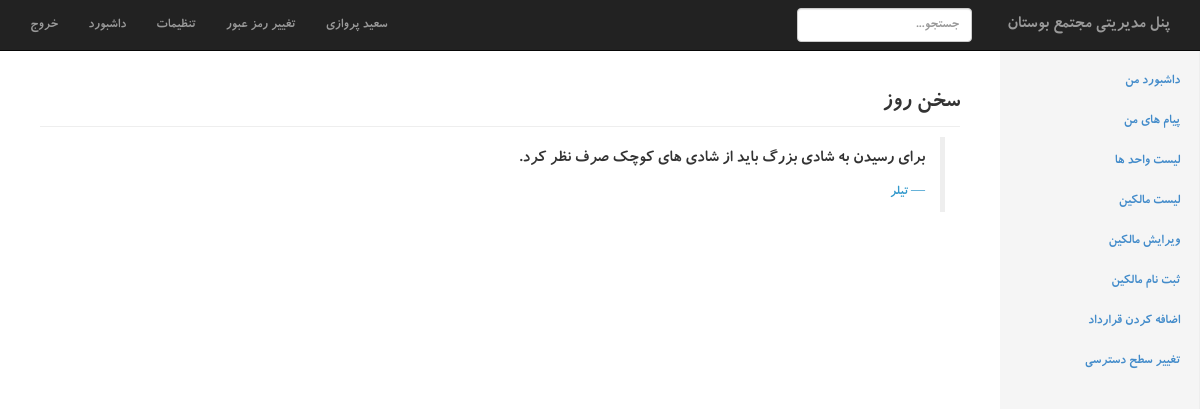
The page /index.php (signed in) on the database its author committed.
### tables this page shows
CREATE TABLE IF NOT EXISTS `quotations` (
`id` int(11) NOT NULL,
  `author` varchar(255) NOT NULL,
  `text` varchar(255) NOT NULL
);

### include/home.php (the view)
<h3 class="sub-header">سخن روز</h3>
<div class="col-lg-12 col-md-12">
<?php
	$quotations_query = "SELECT * FROM quotations ORDER BY RAND() LIMIT 1 ; ";
	$quotations_result = $mysqli->query($quotations_query);
	$quotations_row = $quotations_result->fetch_assoc();
?>
<blockquote class="blockquote-reverse">
  <p><?php echo $quotations_row['text']; ?></p>
  <footer style="direction:rtl;color:#3399CC"><?php echo $quotations_row['author']; ?></footer>
</blockquote>
</div>

### css/style.css (style rules this page uses)
.blockquote-reverse footer:before, blockquote.pull-right footer:before, .blockquote-reverse small:before, blockquote.pull-right small:before, .blockquote-reverse .small:before, blockquote.pull-right .small:before { content:"— "; }
.blockquote-reverse footer:after, blockquote.pull-right footer:after, .blockquote-reverse small:after, blockquote.pull-right small:after, .blockquote-reverse .small:after, blockquote.pull-right .small:after { content: ""; }

### css/dashboard.css (style rules this page uses)
body { padding-top: 50px; direction:rtl; font-family:bkoodakbold,tahoma; }
.sub-header { padding-bottom: 10px; border-bottom: 1px solid #eee; }

### rows shown on the page
quotations: text "برای رسیدن به شادی بزرگ باید از شادی های كوچك صرف نظر كرد.", author "تیلر"

### other values the page prints
$_SESSION['MM_admin_first_name'] "سعید"
$_SESSION['MM_admin_last_name'] "پروازی"
